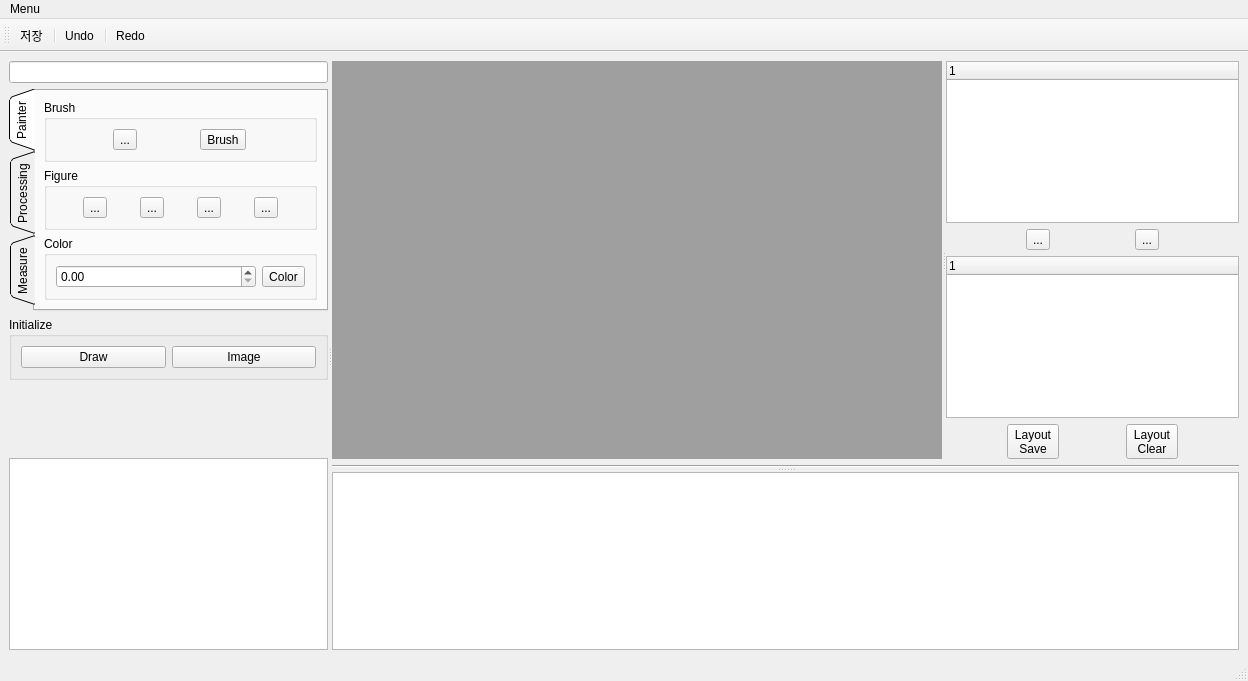
<?xml version="1.0" encoding="UTF-8"?>
<ui version="4.0">
 <class>MainWindow</class>
 <widget class="QMainWindow" name="MainWindow">
  <property name="geometry">
   <rect>
    <x>0</x>
    <y>0</y>
    <width>1248</width>
    <height>681</height>
   </rect>
  </property>
  <property name="windowTitle">
   <string>MainWindow</string>
  </property>
  <widget class="QWidget" name="centralwidget">
   <layout class="QGridLayout" name="gridLayout">
    <item row="0" column="0">
     <widget class="QSplitter" name="splitter3">
      <property name="orientation">
       <enum>Qt::Horizontal</enum>
      </property>
      <widget class="QWidget" name="layoutWidget">
       <layout class="QVBoxLayout" name="verticalLayout_5">
        <item>
         <widget class="QLineEdit" name="lineEdit"/>
        </item>
        <item>
         <widget class="QTabWidget" name="tabWidget">
          <property name="tabPosition">
           <enum>QTabWidget::West</enum>
          </property>
          <property name="tabShape">
           <enum>QTabWidget::Triangular</enum>
          </property>
          <property name="currentIndex">
           <number>0</number>
          </property>
          <widget class="QWidget" name="tab_3">
           <attribute name="title">
            <string>Painter</string>
           </attribute>
           <layout class="QVBoxLayout" name="verticalLayout">
            <item>
             <widget class="QGroupBox" name="brushGroupBox">
              <property name="title">
               <string>Brush</string>
              </property>
              <layout class="QHBoxLayout" name="horizontalLayout_6">
               <item>
                <widget class="QToolButton" name="cursortoolButton">
                 <property name="text">
                  <string>...</string>
                 </property>
                 <property name="icon">
                  <iconset>
                   <normaloff>../../../../../../../../Image/cursor.png</normaloff>../../../../../../../../Image/cursor.png</iconset>
                 </property>
                </widget>
               </item>
               <item>
                <widget class="QToolButton" name="brushToolButton">
                 <property name="text">
                  <string>Brush</string>
                 </property>
                 <property name="icon">
                  <iconset resource="Image.qrc">
                   <normaloff>:/Image/draw2.png</normaloff>:/Image/draw2.png</iconset>
                 </property>
                </widget>
               </item>
              </layout>
             </widget>
            </item>
            <item>
             <widget class="QGroupBox" name="figureGroupBox">
              <property name="title">
               <string>Figure</string>
              </property>
              <layout class="QHBoxLayout" name="horizontalLayout_3">
               <item>
                <widget class="QToolButton" name="circleToolButton">
                 <property name="minimumSize">
                  <size>
                   <width>0</width>
                   <height>0</height>
                  </size>
                 </property>
                 <property name="text">
                  <string>...</string>
                 </property>
                 <property name="icon">
                  <iconset>
                   <normaloff>../../../../../../../../Image/circle.png</normaloff>../../../../../../../../Image/circle.png</iconset>
                 </property>
                 <property name="iconSize">
                  <size>
                   <width>30</width>
                   <height>30</height>
                  </size>
                 </property>
                </widget>
               </item>
               <item>
                <widget class="QToolButton" name="triangleToolButton">
                 <property name="minimumSize">
                  <size>
                   <width>0</width>
                   <height>0</height>
                  </size>
                 </property>
                 <property name="text">
                  <string>...</string>
                 </property>
                 <property name="icon">
                  <iconset>
                   <normaloff>../../../../../../../../Image/triangle.png</normaloff>../../../../../../../../Image/triangle.png</iconset>
                 </property>
                 <property name="iconSize">
                  <size>
                   <width>30</width>
                   <height>30</height>
                  </size>
                 </property>
                </widget>
               </item>
               <item>
                <widget class="QToolButton" name="rectangleToolButton">
                 <property name="minimumSize">
                  <size>
                   <width>0</width>
                   <height>0</height>
                  </size>
                 </property>
                 <property name="text">
                  <string>...</string>
                 </property>
                 <property name="icon">
                  <iconset>
                   <normaloff>../../../../../../../../Image/rectangle.png</normaloff>../../../../../../../../Image/rectangle.png</iconset>
                 </property>
                 <property name="iconSize">
                  <size>
                   <width>30</width>
                   <height>30</height>
                  </size>
                 </property>
                </widget>
               </item>
               <item>
                <widget class="QToolButton" name="arrowToolButton">
                 <property name="minimumSize">
                  <size>
                   <width>0</width>
                   <height>0</height>
                  </size>
                 </property>
                 <property name="text">
                  <string>...</string>
                 </property>
                 <property name="icon">
                  <iconset resource="Image.qrc">
                   <normaloff>:/Image/arrow3.png</normaloff>:/Image/arrow3.png</iconset>
                 </property>
                 <property name="iconSize">
                  <size>
                   <width>30</width>
                   <height>30</height>
                  </size>
                 </property>
                </widget>
               </item>
              </layout>
             </widget>
            </item>
            <item>
             <widget class="QGroupBox" name="colorGroupBox">
              <property name="title">
               <string>Color</string>
              </property>
              <layout class="QHBoxLayout" name="horizontalLayout_4">
               <item>
                <widget class="QDoubleSpinBox" name="doubleSpinBox"/>
               </item>
               <item>
                <widget class="QToolButton" name="colorToolButton">
                 <property name="layoutDirection">
                  <enum>Qt::LeftToRight</enum>
                 </property>
                 <property name="text">
                  <string>Color</string>
                 </property>
                 <property name="icon">
                  <iconset resource="Image.qrc">
                   <normaloff>:/Image/color.png</normaloff>:/Image/color.png</iconset>
                 </property>
                 <property name="iconSize">
                  <size>
                   <width>150</width>
                   <height>15</height>
                  </size>
                 </property>
                </widget>
               </item>
              </layout>
             </widget>
            </item>
           </layout>
          </widget>
          <widget class="QWidget" name="tab_4">
           <attribute name="title">
            <string>Processing</string>
           </attribute>
           <layout class="QGridLayout" name="gridLayout_2">
            <item row="0" column="0">
             <widget class="QGroupBox" name="imageGroupBox">
              <property name="title">
               <string>Image</string>
              </property>
              <layout class="QVBoxLayout" name="verticalLayout_3">
               <item>
                <layout class="QHBoxLayout" name="horizontalLayout_7">
                 <item>
                  <widget class="QToolButton" name="brightToolButton">
                   <property name="toolTip">
                    <string>brightToolButton</string>
                   </property>
                   <property name="text">
                    <string>...</string>
                   </property>
                   <property name="icon">
                    <iconset resource="Image.qrc">
                     <normaloff>:/Image/bright.png</normaloff>:/Image/bright.png</iconset>
                   </property>
                   <property name="iconSize">
                    <size>
                     <width>30</width>
                     <height>30</height>
                    </size>
                   </property>
                  </widget>
                 </item>
                 <item>
                  <widget class="QToolButton" name="brightnessToolButton">
                   <property name="toolTip">
                    <string>brightnessToolButton</string>
                   </property>
                   <property name="text">
                    <string>...</string>
                   </property>
                   <property name="icon">
                    <iconset resource="Image.qrc">
                     <normaloff>:/Image/brightness.png</normaloff>:/Image/brightness.png</iconset>
                   </property>
                   <property name="iconSize">
                    <size>
                     <width>30</width>
                     <height>30</height>
                    </size>
                   </property>
                  </widget>
                 </item>
                 <item>
                  <widget class="QToolButton" name="sharpenToolButton">
                   <property name="text">
                    <string>...</string>
                   </property>
                   <property name="icon">
                    <iconset resource="Image.qrc">
                     <normaloff>:/Image/sharpen.png</normaloff>:/Image/sharpen.png</iconset>
                   </property>
                   <property name="iconSize">
                    <size>
                     <width>30</width>
                     <height>30</height>
                    </size>
                   </property>
                  </widget>
                 </item>
                </layout>
               </item>
               <item>
                <widget class="QSlider" name="horizontalSlider">
                 <property name="maximum">
                  <number>100</number>
                 </property>
                 <property name="orientation">
                  <enum>Qt::Horizontal</enum>
                 </property>
                </widget>
               </item>
               <item>
                <layout class="QHBoxLayout" name="horizontalLayout_9">
                 <item>
                  <widget class="QToolButton" name="inversionToolButton">
                   <property name="text">
                    <string>...</string>
                   </property>
                   <property name="icon">
                    <iconset resource="Image.qrc">
                     <normaloff>:/Image/Contrast.png</normaloff>:/Image/Contrast.png</iconset>
                   </property>
                   <property name="iconSize">
                    <size>
                     <width>30</width>
                     <height>30</height>
                    </size>
                   </property>
                  </widget>
                 </item>
                 <item>
                  <widget class="QToolButton" name="verticalFlipToolButton">
                   <property name="text">
                    <string>...</string>
                   </property>
                   <property name="icon">
                    <iconset resource="Image.qrc">
                     <normaloff>:/Image/vertical flip.png</normaloff>:/Image/vertical flip.png</iconset>
                   </property>
                   <property name="iconSize">
                    <size>
                     <width>30</width>
                     <height>30</height>
                    </size>
                   </property>
                  </widget>
                 </item>
                 <item>
                  <widget class="QToolButton" name="horizontalFlipToolButton">
                   <property name="text">
                    <string>...</string>
                   </property>
                   <property name="icon">
                    <iconset resource="Image.qrc">
                     <normaloff>:/Image/horizontal flip.png</normaloff>:/Image/horizontal flip.png</iconset>
                   </property>
                   <property name="iconSize">
                    <size>
                     <width>30</width>
                     <height>30</height>
                    </size>
                   </property>
                  </widget>
                 </item>
                </layout>
               </item>
               <item>
                <layout class="QHBoxLayout" name="horizontalLayout_10">
                 <item>
                  <widget class="QToolButton" name="zoomInToolButton">
                   <property name="text">
                    <string>...</string>
                   </property>
                   <property name="icon">
                    <iconset resource="Image.qrc">
                     <normaloff>:/Image/zoom.png</normaloff>:/Image/zoom.png</iconset>
                   </property>
                   <property name="iconSize">
                    <size>
                     <width>30</width>
                     <height>30</height>
                    </size>
                   </property>
                  </widget>
                 </item>
                 <item>
                  <widget class="QToolButton" name="zoomOutToolButton">
                   <property name="text">
                    <string>...</string>
                   </property>
                   <property name="icon">
                    <iconset resource="Image.qrc">
                     <normaloff>:/Image/zoomOut.png</normaloff>:/Image/zoomOut.png</iconset>
                   </property>
                   <property name="iconSize">
                    <size>
                     <width>30</width>
                     <height>30</height>
                    </size>
                   </property>
                  </widget>
                 </item>
                 <item>
                  <widget class="QToolButton" name="panningToolButton">
                   <property name="text">
                    <string>...</string>
                   </property>
                   <property name="icon">
                    <iconset resource="Image.qrc">
                     <normaloff>:/Image/panning.png</normaloff>:/Image/panning.png</iconset>
                   </property>
                   <property name="iconSize">
                    <size>
                     <width>30</width>
                     <height>30</height>
                    </size>
                   </property>
                  </widget>
                 </item>
                </layout>
               </item>
               <item>
                <layout class="QHBoxLayout" name="horizontalLayout_12">
                 <item>
                  <widget class="QToolButton" name="leftRotateToolButton">
                   <property name="text">
                    <string>...</string>
                   </property>
                   <property name="icon">
                    <iconset resource="Image.qrc">
                     <normaloff>:/Image/rotate_L.png</normaloff>:/Image/rotate_L.png</iconset>
                   </property>
                   <property name="iconSize">
                    <size>
                     <width>30</width>
                     <height>30</height>
                    </size>
                   </property>
                  </widget>
                 </item>
                 <item>
                  <widget class="QToolButton" name="rightRotateToolButton">
                   <property name="text">
                    <string>...</string>
                   </property>
                   <property name="icon">
                    <iconset resource="Image.qrc">
                     <normaloff>:/Image/rotate_R.png</normaloff>:/Image/rotate_R.png</iconset>
                   </property>
                   <property name="iconSize">
                    <size>
                     <width>30</width>
                     <height>30</height>
                    </size>
                   </property>
                  </widget>
                 </item>
                </layout>
               </item>
              </layout>
             </widget>
            </item>
           </layout>
          </widget>
          <widget class="QWidget" name="tab">
           <attribute name="title">
            <string>Measure</string>
           </attribute>
           <layout class="QVBoxLayout" name="verticalLayout_6">
            <item>
             <widget class="QGroupBox" name="measureGroupBox">
              <property name="title">
               <string>Measure</string>
              </property>
              <layout class="QHBoxLayout" name="horizontalLayout_5">
               <item>
                <widget class="QToolButton" name="rulerToolButton">
                 <property name="minimumSize">
                  <size>
                   <width>0</width>
                   <height>0</height>
                  </size>
                 </property>
                 <property name="text">
                  <string>...</string>
                 </property>
                 <property name="icon">
                  <iconset resource="Image.qrc">
                   <normaloff>:/Image/ruler.png</normaloff>:/Image/ruler.png</iconset>
                 </property>
                 <property name="iconSize">
                  <size>
                   <width>30</width>
                   <height>30</height>
                  </size>
                 </property>
                </widget>
               </item>
               <item>
                <widget class="QToolButton" name="measureToolButton">
                 <property name="minimumSize">
                  <size>
                   <width>0</width>
                   <height>0</height>
                  </size>
                 </property>
                 <property name="text">
                  <string>...</string>
                 </property>
                 <property name="icon">
                  <iconset resource="Image.qrc">
                   <normaloff>:/Image/measure.png</normaloff>:/Image/measure.png</iconset>
                 </property>
                 <property name="iconSize">
                  <size>
                   <width>30</width>
                   <height>30</height>
                  </size>
                 </property>
                </widget>
               </item>
               <item>
                <widget class="QToolButton" name="protractorToolButton">
                 <property name="minimumSize">
                  <size>
                   <width>0</width>
                   <height>0</height>
                  </size>
                 </property>
                 <property name="text">
                  <string>...</string>
                 </property>
                 <property name="icon">
                  <iconset resource="Image.qrc">
                   <normaloff>:/Image/progtractor.png</normaloff>:/Image/progtractor.png</iconset>
                 </property>
                 <property name="iconSize">
                  <size>
                   <width>30</width>
                   <height>30</height>
                  </size>
                 </property>
                </widget>
               </item>
              </layout>
             </widget>
            </item>
            <item>
             <widget class="QGroupBox" name="implantGroupBox">
              <property name="title">
               <string>Implant</string>
              </property>
              <layout class="QHBoxLayout" name="horizontalLayout_11">
               <item>
                <widget class="QToolButton" name="implantToolButton">
                 <property name="minimumSize">
                  <size>
                   <width>100</width>
                   <height>0</height>
                  </size>
                 </property>
                 <property name="sizeIncrement">
                  <size>
                   <width>0</width>
                   <height>0</height>
                  </size>
                 </property>
                 <property name="text">
                  <string>...</string>
                 </property>
                 <property name="icon">
                  <iconset resource="Image.qrc">
                   <normaloff>:/Image/implant.png</normaloff>:/Image/implant.png</iconset>
                 </property>
                 <property name="iconSize">
                  <size>
                   <width>30</width>
                   <height>30</height>
                  </size>
                 </property>
                </widget>
               </item>
               <item>
                <widget class="QToolButton" name="implantToolButton_2">
                 <property name="minimumSize">
                  <size>
                   <width>100</width>
                   <height>0</height>
                  </size>
                 </property>
                 <property name="sizeIncrement">
                  <size>
                   <width>0</width>
                   <height>0</height>
                  </size>
                 </property>
                 <property name="text">
                  <string>...</string>
                 </property>
                 <property name="icon">
                  <iconset resource="Image.qrc">
                   <normaloff>:/Image/implant.png</normaloff>:/Image/implant.png</iconset>
                 </property>
                 <property name="iconSize">
                  <size>
                   <width>30</width>
                   <height>30</height>
                  </size>
                 </property>
                </widget>
               </item>
              </layout>
             </widget>
            </item>
           </layout>
          </widget>
         </widget>
        </item>
        <item>
         <widget class="QGroupBox" name="groupBox_6">
          <property name="title">
           <string>Initialize</string>
          </property>
          <layout class="QHBoxLayout" name="horizontalLayout_8">
           <item>
            <widget class="QPushButton" name="drawPushButton">
             <property name="text">
              <string>Draw</string>
             </property>
            </widget>
           </item>
           <item>
            <widget class="QPushButton" name="imagePushButton">
             <property name="text">
              <string>Image</string>
             </property>
            </widget>
           </item>
          </layout>
         </widget>
        </item>
        <item>
         <spacer name="verticalSpacer_2">
          <property name="orientation">
           <enum>Qt::Vertical</enum>
          </property>
          <property name="sizeHint" stdset="0">
           <size>
            <width>20</width>
            <height>40</height>
           </size>
          </property>
         </spacer>
        </item>
        <item>
         <widget class="QTableView" name="patientTableView">
          <property name="editTriggers">
           <set>QAbstractItemView::NoEditTriggers</set>
          </property>
          <property name="alternatingRowColors">
           <bool>true</bool>
          </property>
          <property name="selectionMode">
           <enum>QAbstractItemView::SingleSelection</enum>
          </property>
          <property name="selectionBehavior">
           <enum>QAbstractItemView::SelectRows</enum>
          </property>
          <attribute name="verticalHeaderDefaultSectionSize">
           <number>15</number>
          </attribute>
         </widget>
        </item>
       </layout>
      </widget>
      <widget class="QSplitter" name="splitter2">
       <property name="orientation">
        <enum>Qt::Vertical</enum>
       </property>
       <widget class="QWidget" name="layoutWidget">
        <layout class="QVBoxLayout" name="verticalLayout_14">
         <item>
          <widget class="QSplitter" name="splitter">
           <property name="orientation">
            <enum>Qt::Horizontal</enum>
           </property>
           <widget class="QMdiArea" name="mdiArea">
            <property name="viewMode">
             <enum>QMdiArea::TabbedView</enum>
            </property>
           </widget>
           <widget class="QWidget" name="layoutWidget">
            <layout class="QVBoxLayout" name="verticalLayout_2">
             <item>
              <widget class="QTreeWidget" name="treeWidget">
               <column>
                <property name="text">
                 <string notr="true">1</string>
                </property>
               </column>
              </widget>
             </item>
             <item>
              <layout class="QHBoxLayout" name="horizontalLayout">
               <item>
                <spacer name="horizontalSpacer_3">
                 <property name="orientation">
                  <enum>Qt::Horizontal</enum>
                 </property>
                 <property name="sizeHint" stdset="0">
                  <size>
                   <width>18</width>
                   <height>20</height>
                  </size>
                 </property>
                </spacer>
               </item>
               <item>
                <widget class="QToolButton" name="toolButton">
                 <property name="text">
                  <string>...</string>
                 </property>
                </widget>
               </item>
               <item>
                <spacer name="horizontalSpacer">
                 <property name="orientation">
                  <enum>Qt::Horizontal</enum>
                 </property>
                 <property name="sizeHint" stdset="0">
                  <size>
                   <width>18</width>
                   <height>20</height>
                  </size>
                 </property>
                </spacer>
               </item>
               <item>
                <widget class="QToolButton" name="toolButton_2">
                 <property name="text">
                  <string>...</string>
                 </property>
                </widget>
               </item>
               <item>
                <spacer name="horizontalSpacer_2">
                 <property name="orientation">
                  <enum>Qt::Horizontal</enum>
                 </property>
                 <property name="sizeHint" stdset="0">
                  <size>
                   <width>18</width>
                   <height>20</height>
                  </size>
                 </property>
                </spacer>
               </item>
              </layout>
             </item>
             <item>
              <widget class="QTreeWidget" name="treeWidget_2">
               <column>
                <property name="text">
                 <string notr="true">1</string>
                </property>
               </column>
              </widget>
             </item>
             <item>
              <layout class="QHBoxLayout" name="horizontalLayout_2">
               <item>
                <spacer name="horizontalSpacer_4">
                 <property name="orientation">
                  <enum>Qt::Horizontal</enum>
                 </property>
                 <property name="sizeHint" stdset="0">
                  <size>
                   <width>18</width>
                   <height>20</height>
                  </size>
                 </property>
                </spacer>
               </item>
               <item>
                <widget class="QToolButton" name="toolButton_3">
                 <property name="text">
                  <string>Layout
Save</string>
                 </property>
                </widget>
               </item>
               <item>
                <spacer name="horizontalSpacer_5">
                 <property name="orientation">
                  <enum>Qt::Horizontal</enum>
                 </property>
                 <property name="sizeHint" stdset="0">
                  <size>
                   <width>18</width>
                   <height>20</height>
                  </size>
                 </property>
                </spacer>
               </item>
               <item>
                <widget class="QToolButton" name="toolButton_4">
                 <property name="text">
                  <string>Layout
Clear</string>
                 </property>
                </widget>
               </item>
               <item>
                <spacer name="horizontalSpacer_6">
                 <property name="orientation">
                  <enum>Qt::Horizontal</enum>
                 </property>
                 <property name="sizeHint" stdset="0">
                  <size>
                   <width>18</width>
                   <height>20</height>
                  </size>
                 </property>
                </spacer>
               </item>
              </layout>
             </item>
            </layout>
           </widget>
          </widget>
         </item>
         <item>
          <widget class="Line" name="line">
           <property name="orientation">
            <enum>Qt::Horizontal</enum>
           </property>
          </widget>
         </item>
        </layout>
       </widget>
       <widget class="QWidget" name="layoutWidget">
        <layout class="QVBoxLayout" name="verticalLayout_15">
         <item>
          <spacer name="verticalSpacer">
           <property name="orientation">
            <enum>Qt::Vertical</enum>
           </property>
           <property name="sizeHint" stdset="0">
            <size>
             <width>20</width>
             <height>12</height>
            </size>
           </property>
          </spacer>
         </item>
         <item>
          <widget class="QListWidget" name="listWidget"/>
         </item>
        </layout>
       </widget>
      </widget>
     </widget>
    </item>
   </layout>
  </widget>
  <widget class="QMenuBar" name="menubar">
   <property name="geometry">
    <rect>
     <x>0</x>
     <y>0</y>
     <width>1248</width>
     <height>17</height>
    </rect>
   </property>
   <widget class="QMenu" name="menuMenu">
    <property name="title">
     <string>Menu</string>
    </property>
   </widget>
   <addaction name="menuMenu"/>
  </widget>
  <widget class="QStatusBar" name="statusbar"/>
  <widget class="QToolBar" name="toolBar">
   <property name="windowTitle">
    <string>toolBar</string>
   </property>
   <attribute name="toolBarArea">
    <enum>TopToolBarArea</enum>
   </attribute>
   <attribute name="toolBarBreak">
    <bool>false</bool>
   </attribute>
   <addaction name="actionSave"/>
   <addaction name="separator"/>
   <addaction name="actionUndo"/>
   <addaction name="separator"/>
   <addaction name="actionRedo"/>
  </widget>
  <action name="actionSave">
   <property name="text">
    <string>저장</string>
   </property>
  </action>
  <action name="actionRedo">
   <property name="text">
    <string>Redo</string>
   </property>
  </action>
  <action name="actionUndo">
   <property name="text">
    <string>Undo</string>
   </property>
  </action>
 </widget>
 <resources>
  <include location="Image.qrc"/>
 </resources>
 <connections/>
</ui>
